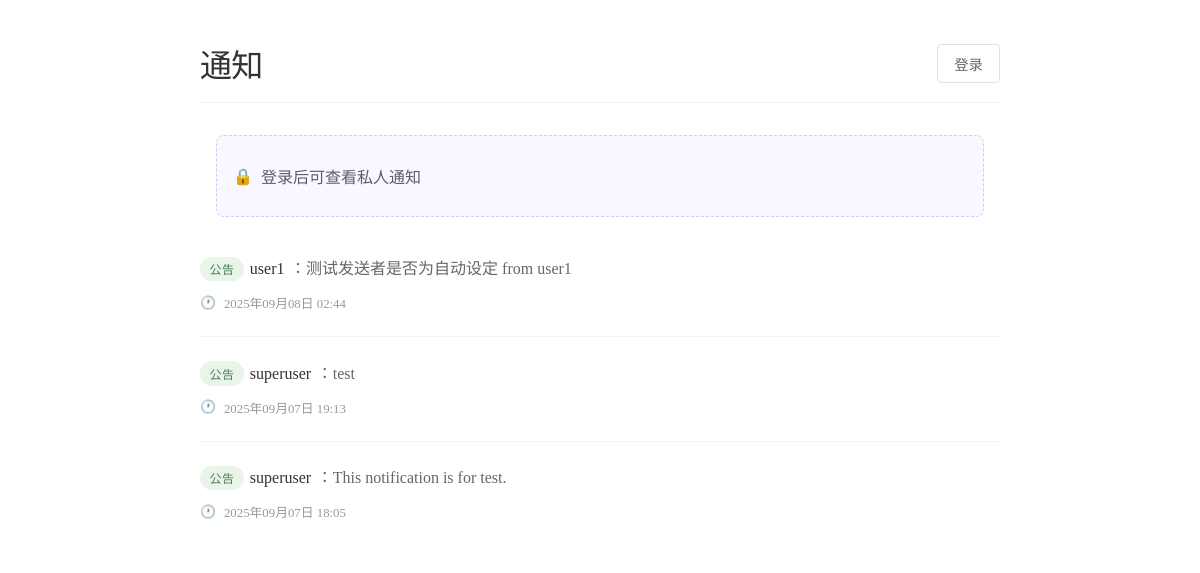
/notifications/, run on the app's committed database.
### notifications/models.py (models this page shows, shortened)
class Notification(models.Model):
    sender = models.ForeignKey(
        User,
        on_delete=models.CASCADE,
        related_name="sent_notifications",
        null=True, blank=True   # ✅ 新增：允许为空
    )
    receiver = models.ForeignKey(
        User,
        on_delete=models.CASCADE,
        related_name="received_notifications",
        null=True, blank=True   # ✅ 仍然允许为空 → 公告
    )
    message = models.TextField()
    created_at = models.DateTimeField(auto_now_add=True)
    is_read = models.BooleanField(default=False)

### notifications/views.py (the view)
# urls.py: path('', views.my_notifications, name='notifications_list'),
def my_notifications(request):
    if request.user.is_authenticated:
        notifications = Notification.objects.filter(
            Q(receiver=request.user) | Q(receiver=None)
        ).order_by("-created_at")
    else:
        notifications = Notification.objects.filter(receiver=None).order_by("-created_at")
    return render(request, "notifications/notifications_list.html", {
        "notifications": notifications
    })

### notifications/templates/notifications/notifications_list.html (shortened to what this page needs)
{% load static %}
<link rel="stylesheet" href="{% static 'css/notifications.css' %}">
<div class="page-wrapper">
  <div class="page-header">
    <h1 class="page-title">通知</h1>
    <div class="user-status">
      {% if request.user.is_authenticated %}
        <span class="user-info">
          <span class="username">{{ request.user.username }}</span>
        </span>
        <button type="button" class="logout-btn" onclick="logoutUser()">退出</button>
      {% else %}
        <a href="{% url 'login' %}?next=/notifications/" class="login-btn">登录</a>
      {% endif %}
    </div>
  </div>
  <div class="notifications-container">
  {% if not request.user.is_authenticated %}
  <div class="auth-alert">
    <span class="icon">🔒</span>
    <p>登录后可查看私人通知</p>
  </div>
  {% endif %}
  <ul class="notification-list">
  {% for notif in notifications %}
    <li class="notification-item d-flex align-items-center gap-3">
      <div class="notification-content">
        {% if notif.receiver %}
          <div class="notification-line">
            <span class="badge badge-private">私信</span>
            {% if notif.sender %}
              <span class="notification-sender">{{ notif.sender.username }}</span>
              <span class="arrow">→</span>
              <span class="notification-sender">{{ notif.receiver.username }}</span>
              <span class="notification-message">：{{ notif.message }}</span>
            {% else %}
              <span class="notification-sender">未知</span>
              <span class="arrow">→</span>
              <span class="notification-sender">{{ notif.receiver.username }}</span>
              <span class="notification-message">：{{ notif.message }}</span>
            {% endif %}
          </div>
          {% if not notif.is_read and request.user == notif.receiver %}
          <a class="mark-read-btn" href="{% url 'mark_read' notif.id %}">
            <span class="icon">✓</span> 标记已读
          </a>
          {% endif %}
        {% else %}
          <div class="notification-line">
            <span class="badge badge-public">公告</span>
            {% if notif.sender %}
              <span class="notification-sender">{{ notif.sender.username }}</span>
              <span class="notification-message">：{{ notif.message }}</span>
            {% else %}
              <span class="notification-sender">系统</span>
              <span class="notification-message">：{{ notif.message }}</span>
            {% endif %}
          </div>
        {% endif %}
        <div class="notification-time">
          <span class="icon">🕐</span>
          <span>{{ notif.created_at|date:"Y年m月d日 H:i" }}</span>
        </div>
      </div>
    </li>
  {% empty %}
    <li class="empty-notification">暂无通知</li>
  {% endfor %}
  </ul>
</div>

### notifications/static/css/notifications.css (style rules this page uses)
.page-wrapper { max-width: 800px; margin: 0 auto; padding: 2rem 1rem; background: #ffffff; min-height: 100vh; }
.page-header { display: flex; justify-content: space-between; align-items: center; margin-bottom: 2rem; padding-bottom: 1rem; border-bottom: 1px solid #f0f0f0; }
.page-title { margin: 0; font-weight: 300; font-size: 2rem; color: #333; letter-spacing: -0.02em; }
.user-status { display: flex; align-items: center; gap: 1rem; }
.login-btn, .logout-btn { padding: 0.5rem 1rem; background: transparent; color: #666; text-decoration: none; border: 1px solid #e0e0e0; border-radius: 4px; font-size: 0.9rem; transition: all 0.2s ease; cursor: pointer; font-family: inherit; }
.notifications-container { background: #ffffff; }
.auth-alert { display: flex; align-items: center; gap: 0.5rem; padding: 0.75rem 1rem; margin: 1rem; border: 1px dashed #6a11cb33; background-color: #f9f7ff; color: #5a5f66; border-radius: 0.5rem; }
.auth-alert .icon { font-size: 1rem; }
.notification-list { list-style: none; padding: 0; margin: 0; }
.notification-item { border: none; border-bottom: 1px solid #f5f5f5; transition: all 0.3s ease; padding: 1.5rem 0; display: flex; align-items: flex-start; cursor: pointer; position: relative; }
.notification-item:last-child { border-bottom: none; }
.notification-content { flex-grow: 1; transition: all 0.3s ease; }
.notification-line { display: flex; align-items: center; gap: 0.35rem; flex-wrap: wrap; }
.badge-public { background-color: #e8f5e8; color: #4a7c59; padding: 0.2rem 0.6rem; border-radius: 12px; font-size: 0.75rem; font-weight: 400; text-transform: uppercase; letter-spacing: 0.5px; transition: all 0.3s ease; }
.notification-sender { font-weight: 500; color: #333; }
.notification-message { color: #666; line-height: 1.5; }
.notification-time { display: flex; align-items: center; gap: 0.5rem; font-size: 0.8rem; color: #999; margin-top: 0.75rem; flex-wrap: wrap; }
.notification-time .icon { font-size: 0.8rem; }

### data on the page
Notification: sender.username "user1", message "测试发送者是否为自动设定 from user1", created_at "2025年09月08日 02:44"
Notification: sender.username "superuser", message "test", created_at "2025年09月07日 19:13"
Notification: sender.username "superuser", message "This notification is for test.", created_at "2025年09月07日 18:05"
